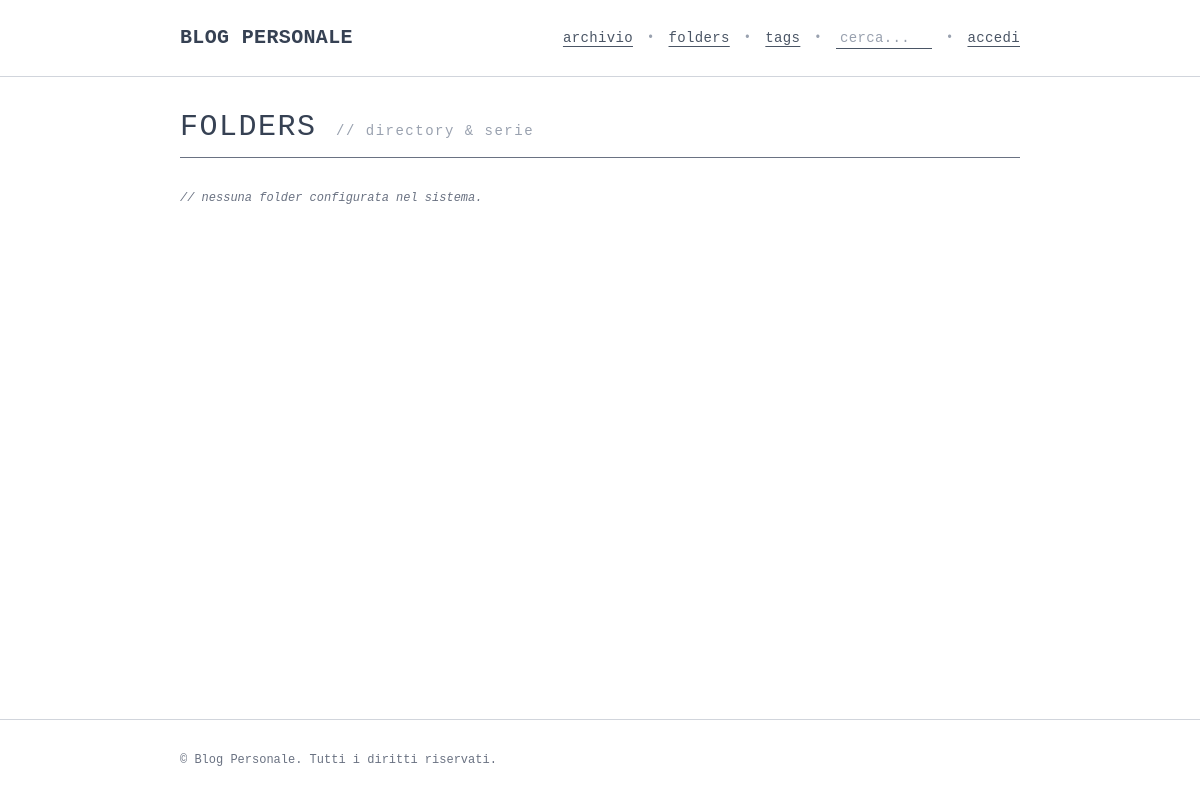
Page /folders/ on the earlier database version.
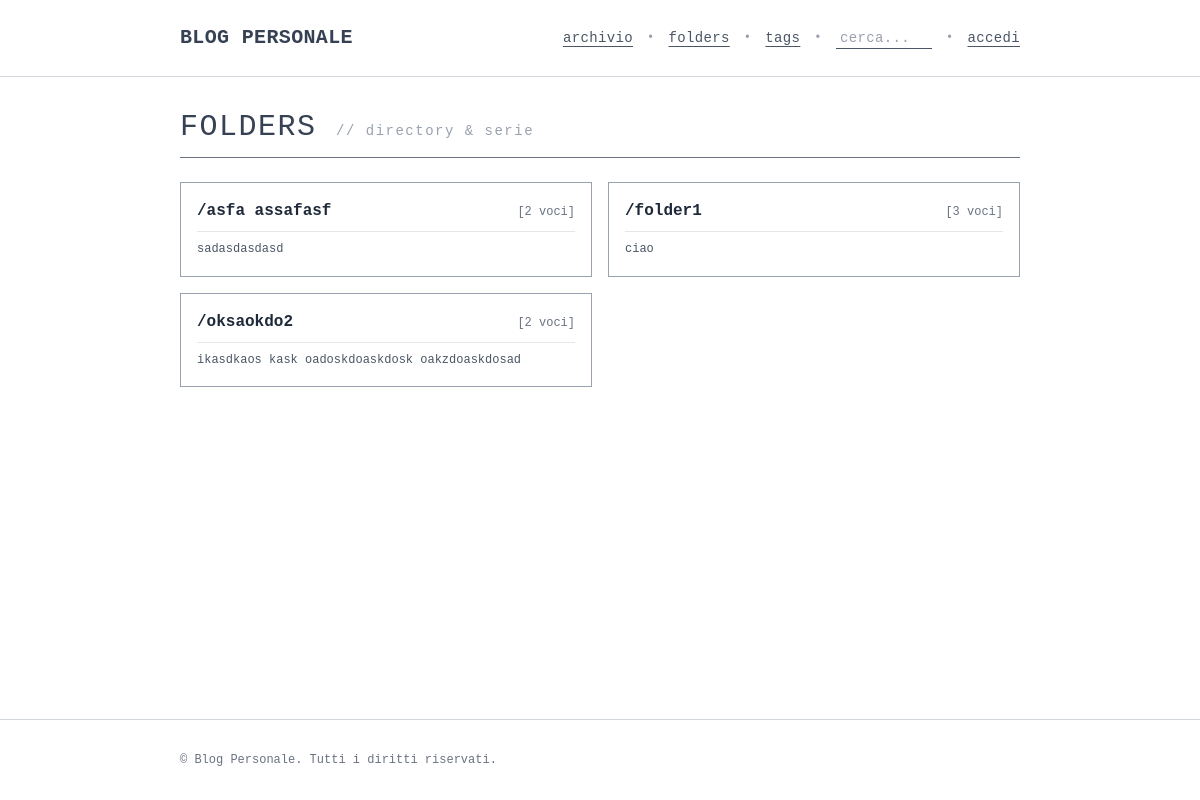
Same page on the later database version.
### blog_app/models.py (models this page shows, shortened)
class Folder(models.Model):
    name = models.CharField(max_length=100, unique=True)
    description = models.TextField(blank=True, null=True)
    posts = models.ManyToManyField(Post, related_name='folders', blank=True)
    created_at = models.DateTimeField(auto_now_add=True)
    class Meta:
        ordering = ['name']

### blog_app/views.py (the view)
# urls.py: path('folders/', views.folders, name='folders'),
def folders(request):
    all_folders = Folder.objects.all().prefetch_related('posts')
    return render(request, 'blog_app/folders.html', {'folders': all_folders})

### blog_app/templates/blog_app/folders.html (shortened to what this page needs)
{% extends 'blog_app/base.html' %}
{% block content %}
<div class="flex flex-col sm:flex-row sm:items-baseline justify-between border-b border-gray-500 dark:border-gray-700 pb-3 mb-6 gap-2 sm:gap-4 font-mono">
  <h1 class="text-xl sm:text-3xl font-mono uppercase tracking-wider text-gray-700 dark:text-gray-200 break-words">
    FOLDERS <span class="block sm:inline text-xs sm:text-sm font-normal lowercase text-gray-400 dark:text-gray-500 mt-0.5 sm:mt-0">// directory &amp; serie</span>
  </h1>
</div>
<div class="grid grid-cols-1 md:grid-cols-2 gap-3.5 sm:gap-4 font-mono">
  {% for folder in folders %}
    <div class="group relative border border-gray-400 dark:border-gray-700 p-3.5 sm:p-4 flex flex-col justify-between hover:border-black dark:hover:border-gray-400 transition-colors min-w-0">
      <div>
        <div class="flex items-baseline justify-between gap-2 border-b border-gray-200 dark:border-gray-800 pb-2 mb-2">
          <a href="{% url 'blog_app:folder' folder.id %}" class="after:absolute after:inset-0 font-bold text-sm sm:text-base text-gray-800 dark:text-gray-200 group-hover:underline underline-offset-4 break-words min-w-0">
            /{{ folder.name|lower }}
          </a>
          <span class="text-[11px] sm:text-xs text-gray-500 dark:text-gray-400 shrink-0 whitespace-nowrap">
            [{{ folder.posts.count }} voci]
          </span>
        </div>
        {% if folder.description %}
          <p class="text-xs text-gray-600 dark:text-gray-400 leading-relaxed break-words">
            {{ folder.description }}
          </p>
        {% else %}
          <p class="text-xs text-gray-400 dark:text-gray-600 italic">
            // nessuna descrizione.
          </p>
        {% endif %}
      </div>
    </div>
  {% empty %}
    <p class="text-xs text-gray-500 dark:text-gray-400 italic py-2 col-span-full">
      // nessuna folder configurata nel sistema.
    </p>
  {% endfor %}
</div>
{% endblock content %}

### blog_app/templates/blog_app/base.html (shortened to what this page needs)
{% load static %}
<!DOCTYPE html>
<html lang="it">
<head>
    <link rel="stylesheet" href="{% static 'css/output.css' %}">
</head>
<body class="font-mono bg-white dark:bg-gray-950 text-gray-800 dark:text-gray-100 antialiased min-h-screen flex flex-col transition-colors duration-200">
  <header class="w-full py-6 bg-transparent border-b border-gray-300 dark:border-gray-800">
    <div class="w-[70%] min-w-[320px] mx-auto">
      <nav class="flex items-center justify-between gap-4 text-xs sm:text-sm tracking-wide">
        <a href="{% url 'blog_app:index' %}" class="text-base sm:text-lg md:text-xl text-gray-700 dark:text-gray-200 hover:text-black dark:hover:text-white font-bold uppercase shrink-0 whitespace-nowrap">
          Blog Personale
        </a>
        <div class="hidden md:flex items-center flex-wrap justify-end gap-x-3.5 gap-y-1">
          <a href="{% url 'blog_app:posts' %}" class="underline underline-offset-4 text-gray-600 dark:text-gray-400 hover:text-black dark:hover:text-white whitespace-nowrap">
            archivio
          </a>
          <span class="text-xs text-gray-400 dark:text-gray-600 select-none">•</span>
          <a href="{% url 'blog_app:folders' %}" class="underline underline-offset-4 text-gray-600 dark:text-gray-400 hover:text-black dark:hover:text-white whitespace-nowrap">
            folders
          </a>
          <span class="text-xs text-gray-400 dark:text-gray-600 select-none">•</span>
          <a href="{% url 'blog_app:tags' %}" class="underline underline-offset-4 text-gray-600 dark:text-gray-400 hover:text-black dark:hover:text-white whitespace-nowrap">
            tags
          </a>
          <span class="text-xs text-gray-400 dark:text-gray-600 select-none">•</span>
          <form action="{% url 'blog_app:search' %}" method="get" class="inline-flex items-center">
            <input
              type="text"
              name="q"
              value="{{ request.GET.q }}"
              placeholder="cerca..."
              class="bg-transparent border-b border-gray-600 dark:border-gray-600 text-gray-700 dark:text-gray-200 placeholder-gray-400 dark:placeholder-gray-500 text-xs sm:text-sm font-mono focus:outline-none w-24 focus:w-36 transition-all duration-200 px-1"
              required
            >
          </form>
          <span class="text-xs text-gray-400 dark:text-gray-600 select-none">•</span>
          {% if user.is_authenticated %}
            <a href="{% url 'blog_app:profile' user.username %}" class="underline underline-offset-4 text-gray-600 dark:text-gray-400 hover:text-black dark:hover:text-white font-bold whitespace-nowrap">
              profilo [@{{ user.username }}]
            </a>
            <span class="text-xs text-gray-400 dark:text-gray-600 select-none">•</span>
            <form action="{% url 'accounts:logout' %}" method="post" class="inline">
              {% csrf_token %}
              <button type="submit" class="underline underline-offset-4 text-gray-600 dark:text-gray-400 hover:text-black dark:hover:text-white cursor-pointer whitespace-nowrap">
                esci
              </button>
            </form>
          {% else %}
            <a href="{% url 'accounts:login' %}" class="underline underline-offset-4 text-gray-600 dark:text-gray-400 hover:text-black dark:hover:text-white whitespace-nowrap">
              accedi
            </a>
          {% endif %}
        </div>
      </nav>
    </div>
  </header>
  <main class="flex-grow w-[70%] min-w-[320px] mx-auto py-8">
    {% block content %}{% endblock content %}
  </main>
  <footer class="w-full border-t border-gray-300 dark:border-gray-800 mt-12">
    <div class="w-[70%] min-w-[320px] mx-auto py-8 text-xs text-gray-500 dark:text-gray-400 font-mono">
      &copy; Blog Personale. Tutti i diritti riservati.
    </div>
  </footer>
</body>
</html>

Differences in the rows shown:
added Folder: name "asfa assafasf", posts.count "2", description "sadasdasdasd"
added Folder: name "folder1", posts.count "3", description "ciao"
added Folder: name "oksaokdo2", posts.count "2", description "ikasdkaos kask oadoskdoaskdosk oakzdoaskdosad"
Other differences:
text no longer shown: "// nessuna folder configurata nel sistema."
